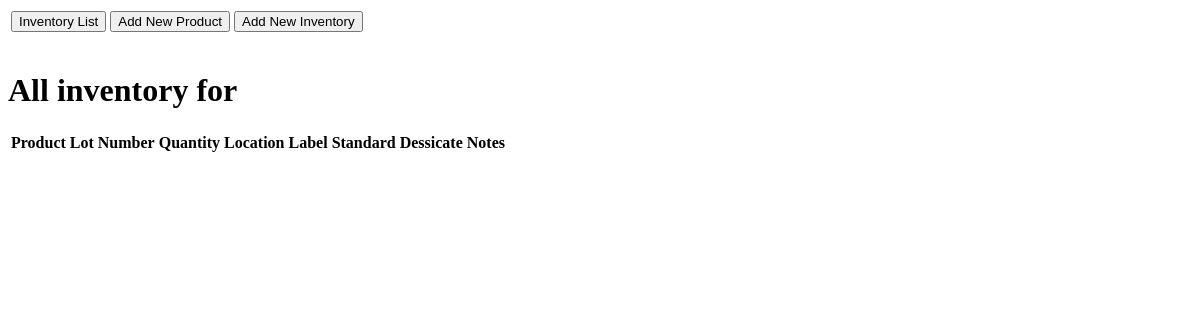
The app's page /tracker/gum/product_inventory/, older data.
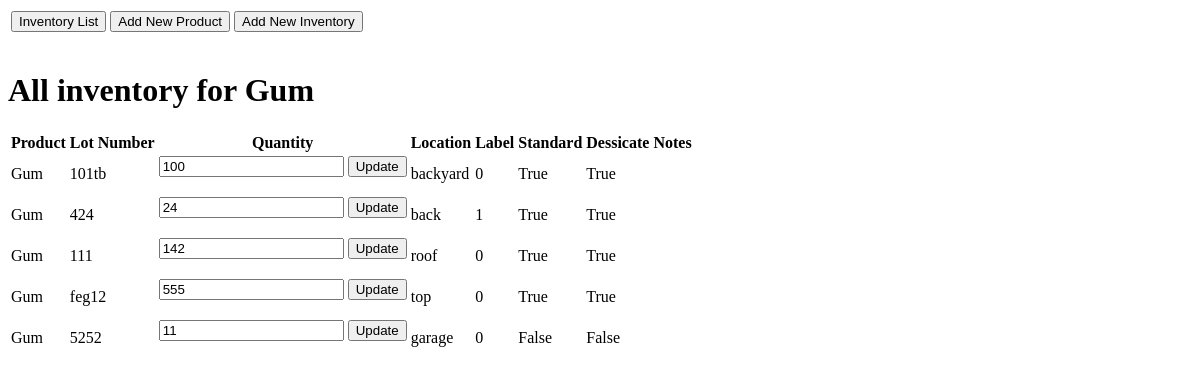
The same page, newer data.
### tracker/models.py (models this page shows, shortened)
class Product(models.Model):
    DEXTROSE = 'DEX'
    GUM = 'GUM'
    CATEGORIES = (
                  (DEXTROSE, 'Dextrose'),
                  (GUM, 'Gum'),)
    product_name = models.CharField(max_length=200)
    sm_lot_number = models.CharField(max_length=200)
    weight = models.DecimalField(max_digits=6, decimal_places=2)
    pieces = models.IntegerField()
    category = models.CharField(max_length=3,choices=CATEGORIES,default=DEXTROSE)

class Inventory(models.Model):
    NO_LABEL = 0
    HAS_LABEL = 1
    SOME_LABELS = 2
    LABEL_INFO = ((NO_LABEL, 'No Label'),
                  (HAS_LABEL, 'Has labels'),
                  (SOME_LABELS, 'Partially labelled'),)
    product = models.ForeignKey(Product, on_delete=models.CASCADE)
    add_date = models.DateTimeField('date added')
    lot_number = models.CharField(max_length=200)
    quantity = models.IntegerField(default=0)
    location = models.CharField(max_length=100)
    label = models.CharField(max_length=1,choices=LABEL_INFO, default=NO_LABEL)
    standard = models.CharField(max_length=3)
    dessicate = models.CharField(max_length=3)
    notes = models.CharField(max_length=200)

### tracker/views.py (the view)
# urls.py: url(r'^(?P<product_name>[\w\s]+)/product_inventory/$', views.product_inventory, name='product_inventory'),
def product_inventory(request, product_name):
    try:
        inventory_all = Inventory.objects.all()
        inventory_list = []
        p_name = ''
        for itm in inventory_all:
            if itm.product.product_name.lower() == product_name:
                inventory_list.append(itm)
                p_name = itm.product.product_name
    except Inventory.DoesNotExist:
        raise Http404("No inventory in system")
    return render(request, 'tracker/product_inventory.html', {'inventory_list': inventory_list, 'product_name': p_name})

### tracker/templates/tracker/product_inventory.html (shortened to what this page needs)
<table class="menu">
    <tr>
        <td>
            <form action="{% url 'tracker:index' %}">
                <input type="submit" value="Inventory List">
                    </form>
        </td>
        <td>
            <form action="{% url 'tracker:add_product' %}">
                <input type="submit" value="Add New Product">
                    </form>
        </td>
        <td>
            <form action="{% url 'tracker:add_inventory' %}">
                <input type="submit" value="Add New Inventory">
                    </form>
        </td>
    </tr>
</table>
<h1>All inventory for {{ product_name }}</h1>
<table>
    <tr>
        <th>Product</th>
        <th>Lot Number</th>
        <th>Quantity</th>
        <th>Location</th>
        <th>Label</th>
        <th>Standard</th>
        <th>Dessicate</th>
        <th>Notes</th>
    {% for inventory in inventory_list %}
    <tr>
        <td>{{ inventory.product.product_name }}</td>
        <td>{{ inventory.lot_number }}</td>
        <td>
            <form action="{% url 'tracker:update_inventory' forloop.counter %}" method="post">
                <input type="text" name="quantity{{ forloop.counter }}" id="quantity{{ forloop.counter }}" value="{{ inventory.quantity }}" />
                <input type="submit" value="Update" />
            </form>
        </td>
        <td>{{ inventory.location }}</td>
        <td>{{ inventory.label }}</td>
        <td>{{ inventory.standard }}</td>
        <td>{{ inventory.dessicate }}</td>
        <td>{{ inventory.notes }}</td>
    </tr>
    {% endfor %}
</table>

Row changes from the older to the newer data that the page shows:
now on this page (row unchanged): Product: product_name "Gum"
added Inventory: product.product_name "Gum", lot_number "101tb", quantity "100", location "backyard", label "0", standard "True", dessicate "True"
added Inventory: product.product_name "Gum", lot_number "424", quantity "24", location "back", label "1", standard "True", dessicate "True"
added Inventory: product.product_name "Gum", lot_number "111", quantity "142", location "roof", label "0", standard "True", dessicate "True"
added Inventory: product.product_name "Gum", lot_number "feg12", quantity "555", location "top", label "0", standard "True", dessicate "True"
added Inventory: product.product_name "Gum", lot_number "5252", quantity "11", location "garage", label "0", standard "False", dessicate "False"
